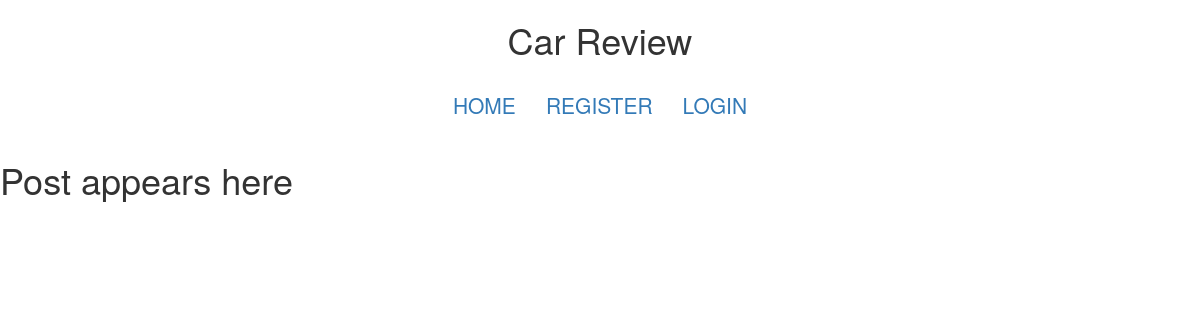
The app's page /, older data.
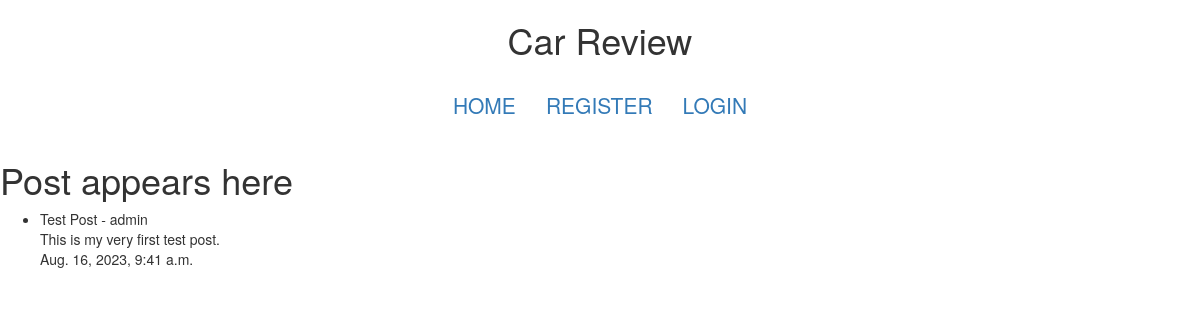
The same page, newer data.
### blog/models.py (models this page shows, shortened)
class Post(models.Model):
    title = models.CharField(max_length=200, unique=True)
    slug = models.SlugField(max_length=200, unique=True)
    author = models.ForeignKey(User, on_delete=models.CASCADE, related_name='blog_posts')
    created_on = models.DateTimeField(auto_now_add=True)
    updated_on = models.DateTimeField(auto_now_add=True)
    content = models.TextField()
    status = models.IntegerField(choices=STATUS, default=0)

### blog/views.py (the view)
# urls.py: path('', view.as_view(), name='home'),
class view(ListView):
    model = Post
    template_name = 'index.html'

### templates/index.html (shortened to what this page needs)
{% load static %}
<!DOCTYPE html>
<html lang="en">
<head>
    <link rel="stylesheet" href="https://maxcdn.bootstrapcdn.com/bootstrap/3.4.1/css/bootstrap.min.css">
    <link rel="stylesheet" href="{% static 'css/style.css' %}">
</head>
<body>
    <header>
        <nav>
            <h1 class="text-center text">Car Review</h1>
            <ul class="nav">
                <li>
                    <a href="{% url 'home' %}">Home</a>
                </li>
                <li>
                    <a href="">Register</a>
                </li>
                <li>
                    <a href="">Login</a>
                </li>
            </ul>
        </nav>
    </header>
    <h1>Post appears here</h1>
    <ul>
    {% for post in object_list %}
        <li>{{ post.title }} - {{ post.author }}<br/> {{ post.content }}<br/> {{ post.created_on }}</li>
    {% endfor %}
    </ul>
</body>
</html>

Row changes from the older to the newer data that the page shows:
added Post: title "Test Post", author "admin", content "This is my very first test post.", created_on "Aug. 16, 2023, 9:41 a.m."
